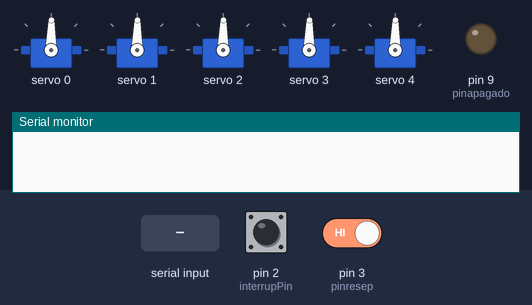
This sketch was run on a simulated Arduino Uno, built with avr-gcc and run on an emulated ATmega328P. Parts: 5 × servo, output pins drawn as LEDs (lit = HIGH), the last lines printed to the serial monitor. The inputs (shaded band) are chosen by the test bench; at power-on: pin 3 (pinresep) HIGH, pin 2 (interrupPin) LOW.

Above: at 1.2 s.
1.3 s: pin 3 (pinresep) driven LOW
At 2.4 s:
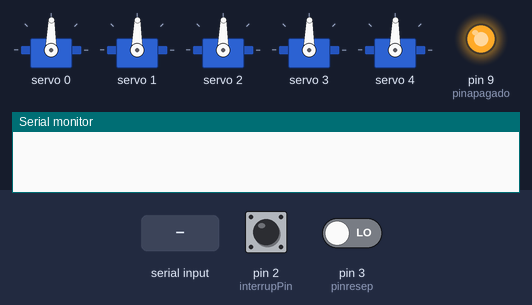
2.8 s: pin 2 (interrupPin) pulled HIGH for 0.15 s
4.7 s: "#\n" received over Serial
At 5.8 s:
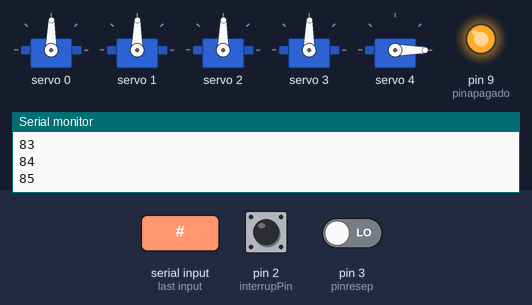
7.7 s: pin 2 (interrupPin) pulled HIGH for 1 s
At 7.7 s:
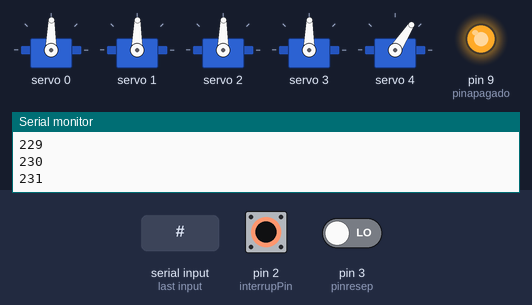
Timing chart, 0 to 10.7 s (numbered marks = the images above; inputs shaded):
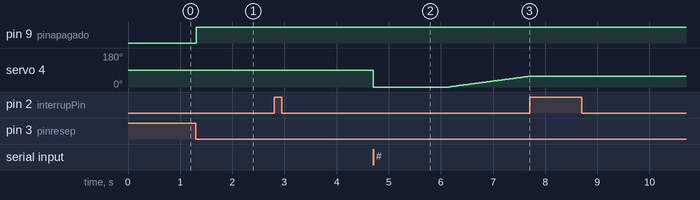

The sketch:

deltaArduino.ino
```cpp
#include <Wire.h>
#include <Adafruit_PWMServoDriver.h>
Adafruit_PWMServoDriver pwm = Adafruit_PWMServoDriver();
#define SERVOMIN 100
#define SERVOMAX 500
int countdelay=11;
char cadena[50]; //Creamos un array que almacenará los caracteres que escribiremos en la consola del PC. Le asignamos  un tope de caracteres, en este caso 30
byte posicion = 0; //Variable para cambiar la posición de los caracteres del array
int P0[] = {300, 300, 300, 300, 300}; //Posicion actual
int P1[] = {300, 300, 300, 300, 300}; //Posicion deseada
int Vp = 1;                   //velocidad predeterminada
int V1[] = {1, 1, 1, 1, 1}; //Velocidad actual
int i, servo = 0, done = 1;
bool toma = false, toma1 = false,msg = false,otracadena=true;
String Aux = "";
int cont=0;
float dif[5];
float increment[5];
float auxfl;
float auxfl1[]={0,0,0,0,0};
float vectP0[5];
int ofset =7;
const int interrupPin=2;
int valorInnterruot=300;
int pinapagado=9;
int pinresep=3;

void stop4axis();

void setup()
{
  Serial.begin(115200);
  //Serial.setTimeout(20);
  pwm.begin();
  pwm.setPWMFreq(50);  // Analog servos run at ~60 Hz updates
  pwm.setPWM(0, 0, 300);
  pwm.setPWM(1, 0, 300);
  pwm.setPWM(2, 0, 300);
  pwm.setPWM(3, 0, 300);
  pwm.setPWM(4, 0, 300);
  attachInterrupt(0,stop4axis,RISING);
  pinMode(pinapagado,OUTPUT);
  digitalWrite(pinapagado,LOW);
  pinMode(pinresep,INPUT);

}

void lecturadatos(){
  delay(6);
  if(otracadena){
    memset(cadena, 0, sizeof(cadena)); //memset borra el contenido del array  "cadena" desde la posición 0 hasta el final sizeof
    posicion = 0;
  }
  while (Serial.available() > 0) //Mientras haya datos en el buffer ejecuta la función
  { //Poner un pequeño delay para mejorar la recepción de datos
    cadena[posicion] = Serial.read(); //Lee un carácter del string "cadena" de la "posicion", luego lee el siguiente carácter con "posicion++"
    if(cadena[0]=='#'){
      //inicion de cadena
      otracadena=false;
    }
    if(cadena[posicion]=='\n'){
      //fin de cadena
      otracadena=true;
      //Serial.println("tiene salto de linea");
      cadena[posicion] = ' ';
    }
    if(cadena[0]=='#'){
      posicion++;
    }
    //Serial.println(cadena);
    //posicion++;
  }
  //cadena[posicion] = ' ';
  /*
  if((cadena[0] !=0) && otracadena)
  {
  Serial.print("Recivio=>");
  Serial.println(cadena);
  }*/
}

void condicion1(){
    if (cadena[0] == 'V')
    {
      Serial.println("Be-DePlace\n");
      //Serial.println("SSC32");
    }
}
void condicion2(){
  if (cadena[0] == 'Q')
  {
    bool isdone=true;
    for (i = 0; i <= 3; i++) {
      if (P0[i] != P1[i])
      {
        isdone=false;
      }
    }
    if(isdone){
      Serial.println(".");
    }else{
      Serial.println("o");
    }
  }
}
void analisisdate(){
    if (toma)
    {
        P1[servo]=300;
        if(servo ==0 && Aux.toInt()<90 && Aux.toInt()>-90)
        {
          //P1[servo] = map(Aux.toInt()+ofset-3, 90, -90, SERVOMIN, SERVOMAX);
          P1[servo] = map(Aux.toInt()+ofset-3, 40, -40, 200, 400);
        }
        if(servo ==1 && Aux.toInt()<90 && Aux.toInt()>-90)
        {
          P1[servo] = map(Aux.toInt()+ofset, 40, -40, 200, 400);
        }
        if(servo ==2 && Aux.toInt()<90 && Aux.toInt()>-90)
        {
          P1[servo] = map(Aux.toInt()+ofset-8, 40, -40, 200, 400);
        }
      if(servo==3  && Aux.toInt()>=0 && Aux.toInt()<360)
      {
          P1[servo] = map(Aux.toInt(), 0, 360, SERVOMIN, SERVOMAX);
      }
      if(servo==4)
      {
        P1[servo] = map(Aux.toInt(), -90, 90, SERVOMIN, SERVOMAX);
          if(P1[servo]>410)//abre el gripper
          {
            P1[servo]=410;
          }
          // valor
          if(digitalRead(2)==HIGH){// esta cerrado el gripper
            if(P1[servo]<=valorInnterruot){
              P1[servo]=valorInnterruot;
            }
          }
          if(P1[servo]<300)//Gripper cerrado
          {
            P1[servo]=300;
          }
      }
      Serial.println(P1[servo]);
    }
    if (toma1)
    {
      V1[servo] = Aux.toInt();
    }
    toma = false;
    toma1 = false;
    Aux = "";
}
void Optencion_Puntos(){
    if (otracadena == true && cadena[0] == '#')
    {
      Serial.println(cadena);
      for (i = 0; i <= posicion; i++)
      {
        if (cadena[i] == '#')
        {
          servo = (int)cadena[i + 1] - 48;
          //Serial.println(servo);
        }
        if (cadena[i] == ' ')
        {
          analisisdate();
        }
        if (toma || toma1)
        {
          Aux += cadena[i];
        }
        if (cadena[i] == 'P')
        {
          toma = true;
        }
        if (cadena[i] == 'S')
        {
          toma1 = true;
        }
      }
      //////////
      for(int i =0;i<5;i++){
        dif[i]=abs(P1[i]-P0[i]);
      }

      if(dif[0]>=dif[1] && dif[0]>=dif[2] && dif[0]>=dif[3] && dif[0]>=dif[4]){
        auxfl=dif[0];
      }
      if(dif[1]>=dif[0] && dif[1]>=dif[2] && dif[1]>=dif[3] && dif[1]>=dif[4]){
        auxfl=dif[1];
      }
      if(dif[2]>=dif[1] && dif[2]>=dif[0] && dif[2]>=dif[3] && dif[2]>=dif[4]){
        auxfl=dif[2];
      }
      if(dif[3]>=dif[1] && dif[3]>=dif[0] && dif[3]>=dif[2] && dif[3]>=dif[4]){
        auxfl=dif[3];
      }
      if(dif[4]>=dif[1] && dif[4]>=dif[0] && dif[4]>=dif[2] && dif[4]>=dif[3]){
        auxfl=dif[4];
      }
      //Serial.println(auxfl);
      for(int i=0;i<5;i++){
        increment[i]=(dif[i]/auxfl);
      }
      ///////////////      //Posicion y
      for (int i=0;i<5;i++){
        vectP0[i]=P0[i];
      }
      msg=true;
    }
}

void MoveMotors(){
    done = 0;
    for (i = 0; i <= 4; i++) {
      if (P0[i] == P1[i]) {
        done = done +1;
      }
      else {

        if (P0[i] < P1[i]) {
          //P0[i] = P1[i];
          auxfl1[i]=vectP0[i]+increment[i];
          vectP0[i]=auxfl1[i];
          P0[i] =(int)auxfl1[i];
          if (P0[i] > P1[i]){
            P0[i] = P1[i];
          }
          pwm.setPWM(i, 0, P0[i]);
        }
        else {
          auxfl1[i]=vectP0[i]-increment[i];
          vectP0[i]=auxfl1[i];
          P0[i] =(int)auxfl1[i];
          if (P0[i] < P1[i]){
            P0[i] = P1[i];
          }
          pwm.setPWM(i, 0, P0[i]);
        }
        Serial.println(P0[i]);
      }
    }
   delay(6);
   if((done==5)&& msg ){
    Serial.println(".");
    msg=false;
   }
}


void funapagado(){
  // alimentado de raspberry
  if(digitalRead(pinresep)==LOW){
    digitalWrite(pinapagado,HIGH);
  }


}
void loop()
{
  lecturadatos();
  condicion1();// version del dispositvo
  condicion2();// si ya llego al punto
  Optencion_Puntos();
  //ejecucion del movimiento
  MoveMotors();
  funapagado();
}

void stop4axis(){
  valorInnterruot=P0[4];
  P1[4]=valorInnterruot+1;
  //Serial.print(P0[4]);
}
```

Measured:
- after the input at 1.3 s, pin 9 (pinapagado): LOW → HIGH at once
- after the input at 7.7 s, servo 4: stays 57° (without the input it goes to 58° after 0.02 s)
